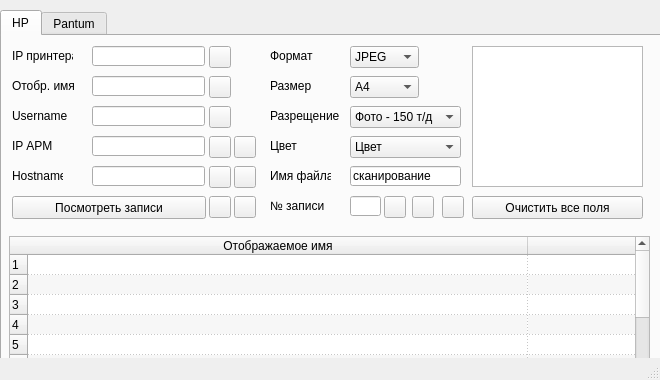
<?xml version="1.0" encoding="UTF-8"?>
<ui version="4.0">
 <class>MainWindow</class>
 <widget class="QMainWindow" name="MainWindow">
  <property name="geometry">
   <rect>
    <x>0</x>
    <y>0</y>
    <width>660</width>
    <height>380</height>
   </rect>
  </property>
  <property name="sizePolicy">
   <sizepolicy hsizetype="Fixed" vsizetype="Fixed">
    <horstretch>0</horstretch>
    <verstretch>0</verstretch>
   </sizepolicy>
  </property>
  <property name="minimumSize">
   <size>
    <width>660</width>
    <height>380</height>
   </size>
  </property>
  <property name="maximumSize">
   <size>
    <width>660</width>
    <height>380</height>
   </size>
  </property>
  <property name="windowTitle">
   <string>Настройка сканирования</string>
  </property>
  <property name="animated">
   <bool>true</bool>
  </property>
  <widget class="QWidget" name="centralwidget">
   <widget class="QTabWidget" name="tabWidget_2">
    <property name="geometry">
     <rect>
      <x>0</x>
      <y>10</y>
      <width>661</width>
      <height>441</height>
     </rect>
    </property>
    <property name="currentIndex">
     <number>0</number>
    </property>
    <widget class="QWidget" name="HP">
     <attribute name="title">
      <string>HP</string>
     </attribute>
     <widget class="QLineEdit" name="le_ip_arm">
      <property name="geometry">
       <rect>
        <x>90</x>
        <y>100</y>
        <width>113</width>
        <height>20</height>
       </rect>
      </property>
     </widget>
     <widget class="QLabel" name="lpb_dpi">
      <property name="geometry">
       <rect>
        <x>268</x>
        <y>72</y>
        <width>71</width>
        <height>16</height>
       </rect>
      </property>
      <property name="text">
       <string>Разрещение</string>
      </property>
     </widget>
     <widget class="QLabel" name="l_ip_arm">
      <property name="geometry">
       <rect>
        <x>10</x>
        <y>102</y>
        <width>41</width>
        <height>16</height>
       </rect>
      </property>
      <property name="text">
       <string>IP АРМ</string>
      </property>
     </widget>
     <widget class="QComboBox" name="cb_format">
      <property name="geometry">
       <rect>
        <x>348</x>
        <y>10</y>
        <width>69</width>
        <height>22</height>
       </rect>
      </property>
      <item>
       <property name="text">
        <string>JPEG</string>
       </property>
      </item>
      <item>
       <property name="text">
        <string>PDF</string>
       </property>
      </item>
     </widget>
     <widget class="QLineEdit" name="le_hostname">
      <property name="geometry">
       <rect>
        <x>90</x>
        <y>130</y>
        <width>113</width>
        <height>20</height>
       </rect>
      </property>
     </widget>
     <widget class="QLabel" name="l_color">
      <property name="geometry">
       <rect>
        <x>268</x>
        <y>102</y>
        <width>41</width>
        <height>16</height>
       </rect>
      </property>
      <property name="text">
       <string>Цвет</string>
      </property>
     </widget>
     <widget class="QComboBox" name="cb_dpi">
      <property name="geometry">
       <rect>
        <x>348</x>
        <y>70</y>
        <width>111</width>
        <height>22</height>
       </rect>
      </property>
      <item>
       <property name="text">
        <string>Фото - 150 т/д</string>
       </property>
      </item>
      <item>
       <property name="text">
        <string>Экран - 75 т/д</string>
       </property>
      </item>
      <item>
       <property name="text">
        <string>Текст - 300 т/д</string>
       </property>
      </item>
      <item>
       <property name="text">
        <string>Высота - 600 т/д</string>
       </property>
      </item>
     </widget>
     <widget class="QLabel" name="l_ip_prn">
      <property name="geometry">
       <rect>
        <x>10</x>
        <y>12</y>
        <width>61</width>
        <height>16</height>
       </rect>
      </property>
      <property name="text">
       <string>IP принтера</string>
      </property>
     </widget>
     <widget class="QLabel" name="l_format">
      <property name="geometry">
       <rect>
        <x>268</x>
        <y>12</y>
        <width>51</width>
        <height>16</height>
       </rect>
      </property>
      <property name="text">
       <string>Формат</string>
      </property>
     </widget>
     <widget class="QComboBox" name="cb_color">
      <property name="geometry">
       <rect>
        <x>348</x>
        <y>100</y>
        <width>111</width>
        <height>22</height>
       </rect>
      </property>
      <item>
       <property name="text">
        <string>Цвет</string>
       </property>
      </item>
      <item>
       <property name="text">
        <string>Черно-белый</string>
       </property>
      </item>
     </widget>
     <widget class="QPushButton" name="b_test">
      <property name="geometry">
       <rect>
        <x>232</x>
        <y>160</y>
        <width>22</width>
        <height>22</height>
       </rect>
      </property>
      <property name="cursor">
       <cursorShape>ArrowCursor</cursorShape>
      </property>
      <property name="toolTip">
       <string>Проверить запись</string>
      </property>
      <property name="text">
       <string/>
      </property>
      <property name="icon">
       <iconset>
        <normaloff>icons/icon_check.png</normaloff>icons/icon_check.png</iconset>
      </property>
     </widget>
     <widget class="QLineEdit" name="le_name">
      <property name="geometry">
       <rect>
        <x>90</x>
        <y>40</y>
        <width>113</width>
        <height>20</height>
       </rect>
      </property>
     </widget>
     <widget class="QLabel" name="l_size">
      <property name="geometry">
       <rect>
        <x>268</x>
        <y>42</y>
        <width>41</width>
        <height>16</height>
       </rect>
      </property>
      <property name="text">
       <string>Размер</string>
      </property>
     </widget>
     <widget class="QLabel" name="l_hostname">
      <property name="geometry">
       <rect>
        <x>10</x>
        <y>132</y>
        <width>51</width>
        <height>16</height>
       </rect>
      </property>
      <property name="text">
       <string>Hostname</string>
      </property>
     </widget>
     <widget class="QLabel" name="l_name">
      <property name="geometry">
       <rect>
        <x>10</x>
        <y>42</y>
        <width>71</width>
        <height>16</height>
       </rect>
      </property>
      <property name="text">
       <string>Отобр. имя</string>
      </property>
     </widget>
     <widget class="QPushButton" name="b_save">
      <property name="geometry">
       <rect>
        <x>207</x>
        <y>160</y>
        <width>22</width>
        <height>22</height>
       </rect>
      </property>
      <property name="toolTip">
       <string>Создать новую запись</string>
      </property>
      <property name="whatsThis">
       <string/>
      </property>
      <property name="text">
       <string/>
      </property>
      <property name="icon">
       <iconset>
        <normaloff>icons/icon_create.png</normaloff>icons/icon_create.png</iconset>
      </property>
     </widget>
     <widget class="QComboBox" name="cb_size">
      <property name="geometry">
       <rect>
        <x>348</x>
        <y>40</y>
        <width>69</width>
        <height>22</height>
       </rect>
      </property>
      <item>
       <property name="text">
        <string>A4</string>
       </property>
      </item>
      <item>
       <property name="text">
        <string>Letter</string>
       </property>
      </item>
      <item>
       <property name="text">
        <string>Legal</string>
       </property>
      </item>
     </widget>
     <widget class="QLineEdit" name="le_ip_prn">
      <property name="geometry">
       <rect>
        <x>90</x>
        <y>10</y>
        <width>113</width>
        <height>20</height>
       </rect>
      </property>
      <property name="text">
       <string/>
      </property>
     </widget>
     <widget class="QLabel" name="l_pref">
      <property name="geometry">
       <rect>
        <x>268</x>
        <y>132</y>
        <width>61</width>
        <height>16</height>
       </rect>
      </property>
      <property name="text">
       <string>Имя файла</string>
      </property>
     </widget>
     <widget class="QLineEdit" name="le_pref">
      <property name="geometry">
       <rect>
        <x>348</x>
        <y>130</y>
        <width>111</width>
        <height>20</height>
       </rect>
      </property>
      <property name="text">
       <string>сканирование</string>
      </property>
     </widget>
     <widget class="QPushButton" name="b_clr_le_ip_prn">
      <property name="enabled">
       <bool>true</bool>
      </property>
      <property name="geometry">
       <rect>
        <x>207</x>
        <y>10</y>
        <width>22</width>
        <height>22</height>
       </rect>
      </property>
      <property name="text">
       <string/>
      </property>
      <property name="icon">
       <iconset>
        <normaloff>icons/icon_delete.png</normaloff>icons/icon_delete.png</iconset>
      </property>
     </widget>
     <widget class="QPushButton" name="b_clr_le_ip_arm">
      <property name="enabled">
       <bool>true</bool>
      </property>
      <property name="geometry">
       <rect>
        <x>207</x>
        <y>100</y>
        <width>22</width>
        <height>22</height>
       </rect>
      </property>
      <property name="text">
       <string/>
      </property>
      <property name="icon">
       <iconset>
        <normaloff>icons/icon_delete.png</normaloff>icons/icon_delete.png</iconset>
      </property>
     </widget>
     <widget class="QPushButton" name="b_copy_ip_path">
      <property name="enabled">
       <bool>true</bool>
      </property>
      <property name="geometry">
       <rect>
        <x>232</x>
        <y>100</y>
        <width>22</width>
        <height>22</height>
       </rect>
      </property>
      <property name="text">
       <string/>
      </property>
      <property name="icon">
       <iconset>
        <normaloff>icons/icon_copy.png</normaloff>icons/icon_copy.png</iconset>
      </property>
     </widget>
     <widget class="QPushButton" name="b_clear_le_name">
      <property name="enabled">
       <bool>true</bool>
      </property>
      <property name="geometry">
       <rect>
        <x>207</x>
        <y>40</y>
        <width>22</width>
        <height>22</height>
       </rect>
      </property>
      <property name="text">
       <string/>
      </property>
      <property name="icon">
       <iconset>
        <normaloff>icons/icon_delete.png</normaloff>icons/icon_delete.png</iconset>
      </property>
     </widget>
     <widget class="QPushButton" name="b_clr_hostname">
      <property name="enabled">
       <bool>true</bool>
      </property>
      <property name="geometry">
       <rect>
        <x>207</x>
        <y>130</y>
        <width>22</width>
        <height>22</height>
       </rect>
      </property>
      <property name="text">
       <string/>
      </property>
      <property name="icon">
       <iconset>
        <normaloff>icons/icon_delete.png</normaloff>icons/icon_delete.png</iconset>
      </property>
     </widget>
     <widget class="QPushButton" name="b_copy_host_path">
      <property name="enabled">
       <bool>true</bool>
      </property>
      <property name="geometry">
       <rect>
        <x>232</x>
        <y>130</y>
        <width>22</width>
        <height>22</height>
       </rect>
      </property>
      <property name="text">
       <string/>
      </property>
      <property name="icon">
       <iconset>
        <normaloff>icons/icon_copy.png</normaloff>icons/icon_copy.png</iconset>
      </property>
     </widget>
     <widget class="QPushButton" name="b_check_scan">
      <property name="geometry">
       <rect>
        <x>10</x>
        <y>160</y>
        <width>194</width>
        <height>23</height>
       </rect>
      </property>
      <property name="text">
       <string>Посмотреть записи</string>
      </property>
     </widget>
     <widget class="QTableWidget" name="t_scan">
      <property name="geometry">
       <rect>
        <x>7</x>
        <y>200</y>
        <width>641</width>
        <height>211</height>
       </rect>
      </property>
      <property name="minimumSize">
       <size>
        <width>388</width>
        <height>0</height>
       </size>
      </property>
      <property name="maximumSize">
       <size>
        <width>16777215</width>
        <height>16777215</height>
       </size>
      </property>
      <property name="sizeIncrement">
       <size>
        <width>0</width>
        <height>0</height>
       </size>
      </property>
      <property name="baseSize">
       <size>
        <width>0</width>
        <height>0</height>
       </size>
      </property>
      <property name="mouseTracking">
       <bool>false</bool>
      </property>
      <property name="lineWidth">
       <number>1</number>
      </property>
      <property name="autoScrollMargin">
       <number>16</number>
      </property>
      <property name="alternatingRowColors">
       <bool>true</bool>
      </property>
      <property name="gridStyle">
       <enum>Qt::DotLine</enum>
      </property>
      <property name="sortingEnabled">
       <bool>false</bool>
      </property>
      <property name="rowCount">
       <number>20</number>
      </property>
      <property name="columnCount">
       <number>2</number>
      </property>
      <attribute name="horizontalHeaderVisible">
       <bool>true</bool>
      </attribute>
      <attribute name="horizontalHeaderCascadingSectionResizes">
       <bool>false</bool>
      </attribute>
      <attribute name="horizontalHeaderMinimumSectionSize">
       <number>39</number>
      </attribute>
      <attribute name="horizontalHeaderDefaultSectionSize">
       <number>500</number>
      </attribute>
      <attribute name="horizontalHeaderHighlightSections">
       <bool>true</bool>
      </attribute>
      <attribute name="horizontalHeaderShowSortIndicator" stdset="0">
       <bool>false</bool>
      </attribute>
      <attribute name="horizontalHeaderStretchLastSection">
       <bool>false</bool>
      </attribute>
      <attribute name="verticalHeaderVisible">
       <bool>true</bool>
      </attribute>
      <attribute name="verticalHeaderMinimumSectionSize">
       <number>18</number>
      </attribute>
      <attribute name="verticalHeaderDefaultSectionSize">
       <number>20</number>
      </attribute>
      <row/>
      <row/>
      <row/>
      <row/>
      <row/>
      <row/>
      <row/>
      <row/>
      <row/>
      <row/>
      <row/>
      <row/>
      <row/>
      <row/>
      <row/>
      <row/>
      <row/>
      <row/>
      <row/>
      <row/>
      <column>
       <property name="text">
        <string>Отображаемое имя</string>
       </property>
      </column>
      <column>
       <property name="text">
        <string>Сетевой путь</string>
       </property>
      </column>
      <item row="0" column="0">
       <property name="font">
        <font>
         <pointsize>8</pointsize>
         <underline>false</underline>
        </font>
       </property>
      </item>
     </widget>
     <widget class="QLineEdit" name="le_num">
      <property name="geometry">
       <rect>
        <x>348</x>
        <y>160</y>
        <width>31</width>
        <height>20</height>
       </rect>
      </property>
     </widget>
     <widget class="QLabel" name="l_scan_num">
      <property name="geometry">
       <rect>
        <x>268</x>
        <y>162</y>
        <width>61</width>
        <height>16</height>
       </rect>
      </property>
      <property name="text">
       <string>№ записи</string>
      </property>
     </widget>
     <widget class="QPushButton" name="b_edit_scan">
      <property name="enabled">
       <bool>true</bool>
      </property>
      <property name="geometry">
       <rect>
        <x>410</x>
        <y>160</y>
        <width>22</width>
        <height>22</height>
       </rect>
      </property>
      <property name="text">
       <string/>
      </property>
      <property name="icon">
       <iconset>
        <normaloff>icons/icon_edit.png</normaloff>icons/icon_edit.png</iconset>
      </property>
     </widget>
     <widget class="QPushButton" name="b_del_scan">
      <property name="enabled">
       <bool>true</bool>
      </property>
      <property name="geometry">
       <rect>
        <x>382</x>
        <y>160</y>
        <width>22</width>
        <height>22</height>
       </rect>
      </property>
      <property name="text">
       <string/>
      </property>
      <property name="icon">
       <iconset>
        <normaloff>icons/icon_clear.png</normaloff>icons/icon_clear.png</iconset>
      </property>
     </widget>
     <widget class="QPushButton" name="b_new_window">
      <property name="enabled">
       <bool>true</bool>
      </property>
      <property name="geometry">
       <rect>
        <x>440</x>
        <y>160</y>
        <width>22</width>
        <height>22</height>
       </rect>
      </property>
      <property name="text">
       <string/>
      </property>
      <property name="icon">
       <iconset>
        <normaloff>icons/icon_settings.png</normaloff>icons/icon_settings.png</iconset>
      </property>
     </widget>
     <widget class="QTextEdit" name="te_text">
      <property name="geometry">
       <rect>
        <x>470</x>
        <y>10</y>
        <width>171</width>
        <height>141</height>
       </rect>
      </property>
     </widget>
     <widget class="QPushButton" name="b_clear_all">
      <property name="geometry">
       <rect>
        <x>470</x>
        <y>160</y>
        <width>171</width>
        <height>23</height>
       </rect>
      </property>
      <property name="text">
       <string>Очистить все поля</string>
      </property>
     </widget>
     <widget class="QLineEdit" name="le_username">
      <property name="geometry">
       <rect>
        <x>90</x>
        <y>70</y>
        <width>113</width>
        <height>20</height>
       </rect>
      </property>
     </widget>
     <widget class="QLabel" name="l_username">
      <property name="geometry">
       <rect>
        <x>10</x>
        <y>72</y>
        <width>71</width>
        <height>16</height>
       </rect>
      </property>
      <property name="text">
       <string>Username</string>
      </property>
     </widget>
     <widget class="QPushButton" name="b_clear_le_username">
      <property name="enabled">
       <bool>true</bool>
      </property>
      <property name="geometry">
       <rect>
        <x>207</x>
        <y>70</y>
        <width>22</width>
        <height>22</height>
       </rect>
      </property>
      <property name="text">
       <string/>
      </property>
      <property name="icon">
       <iconset>
        <normaloff>icons/icon_delete.png</normaloff>icons/icon_delete.png</iconset>
      </property>
     </widget>
    </widget>
    <widget class="QWidget" name="Pantum">
     <attribute name="title">
      <string>Pantum</string>
     </attribute>
    </widget>
   </widget>
  </widget>
  <widget class="QStatusBar" name="statusbar">
   <property name="enabled">
    <bool>true</bool>
   </property>
   <property name="accessibleName">
    <string/>
   </property>
   <property name="sizeGripEnabled">
    <bool>true</bool>
   </property>
  </widget>
 </widget>
 <resources/>
 <connections/>
</ui>
